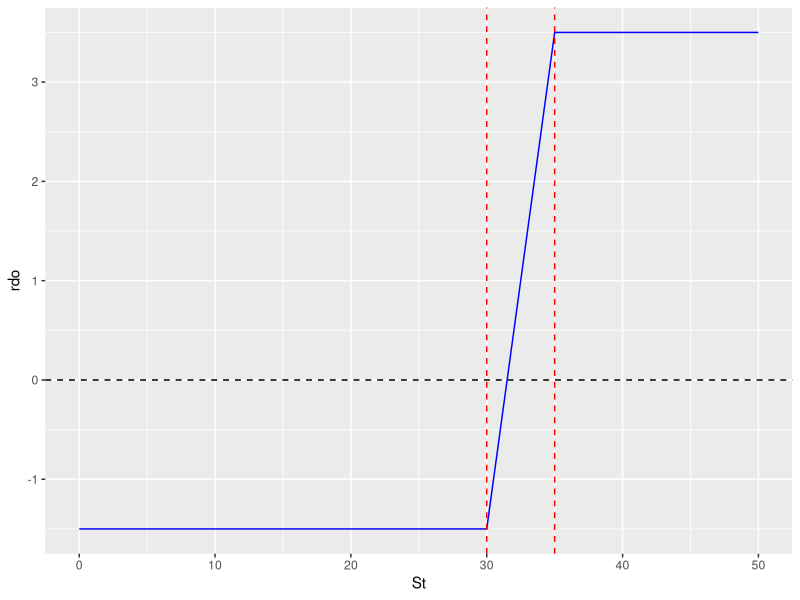
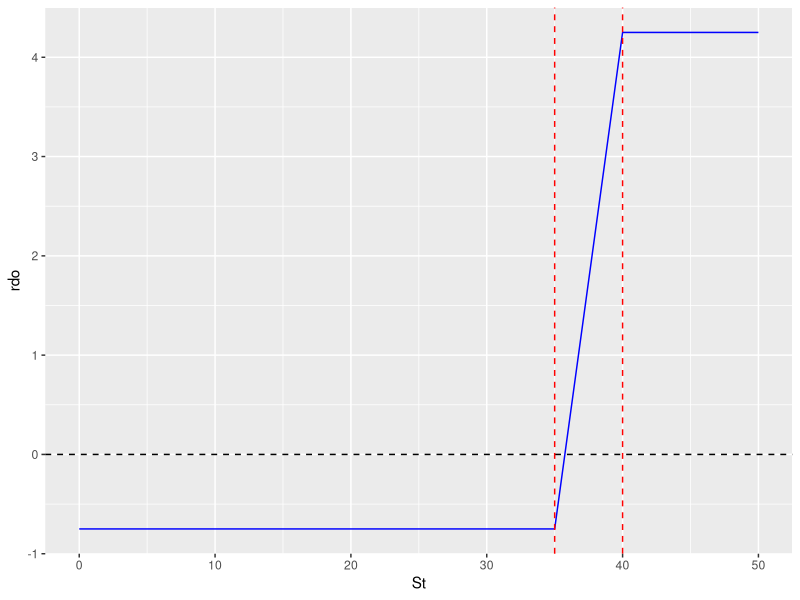
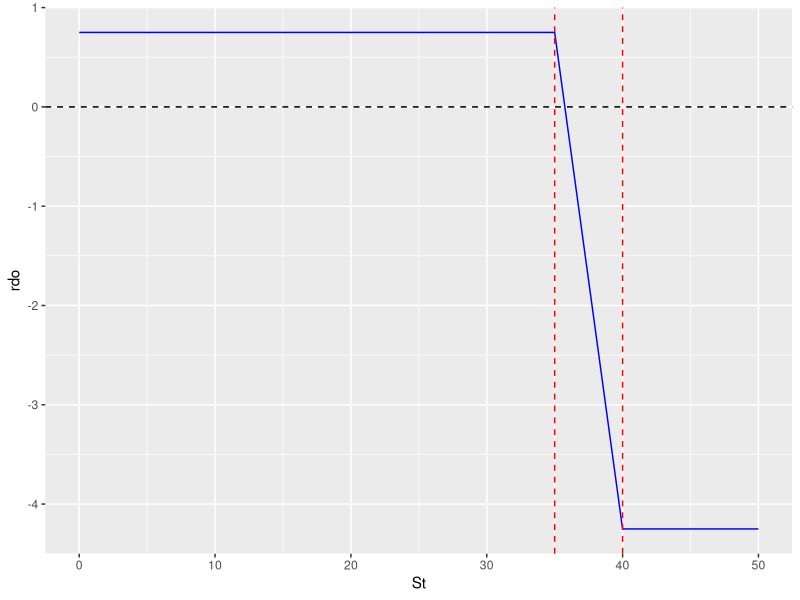
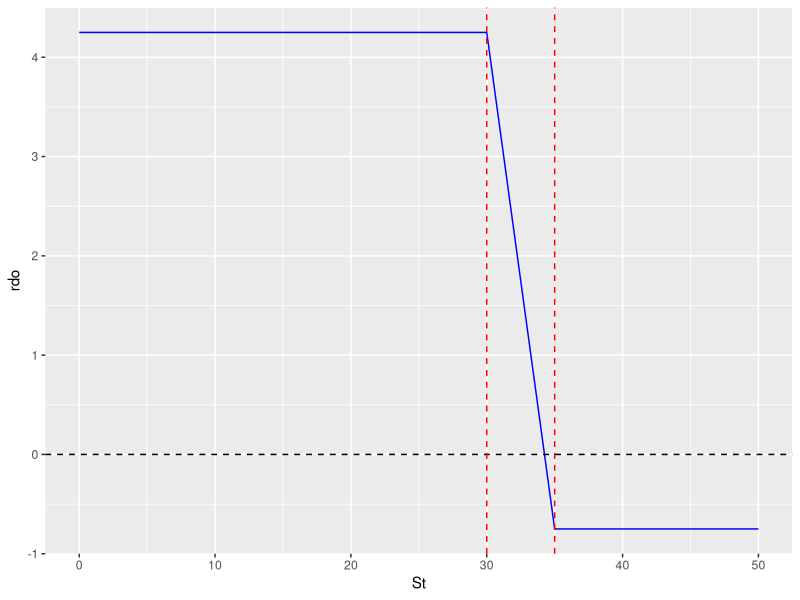
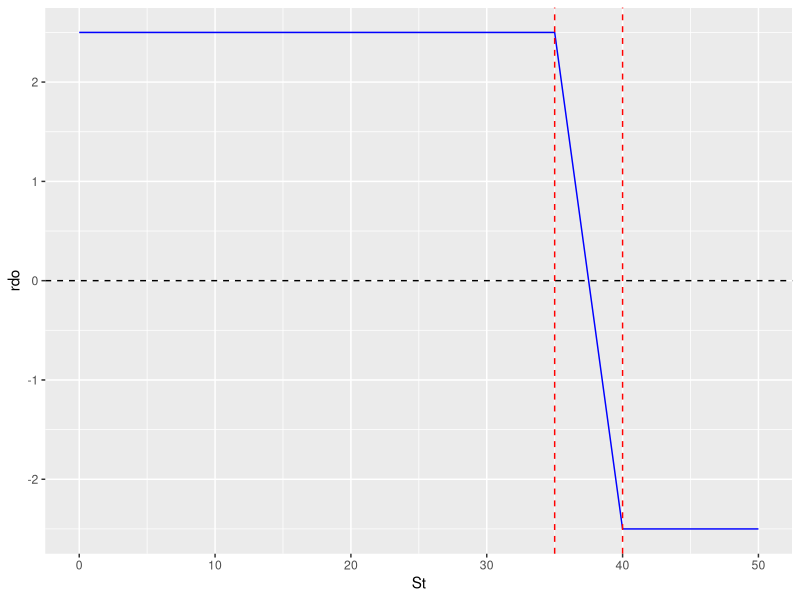
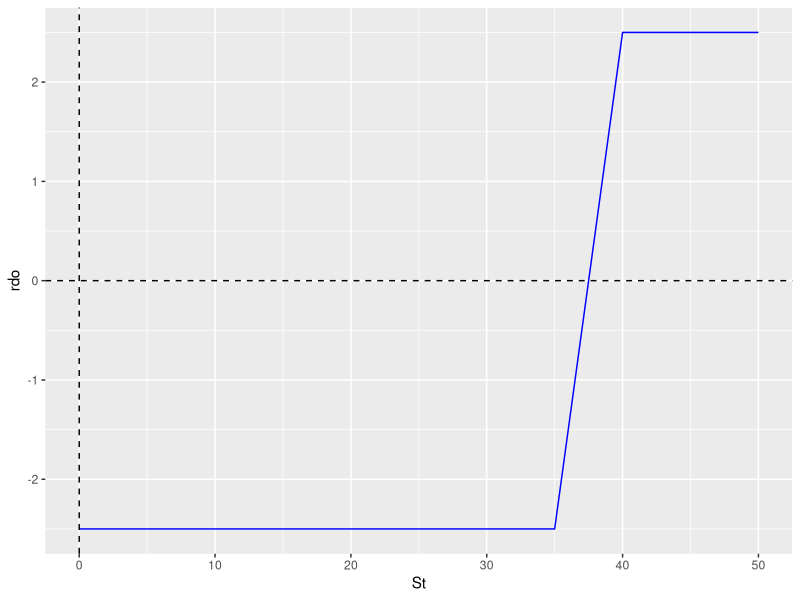
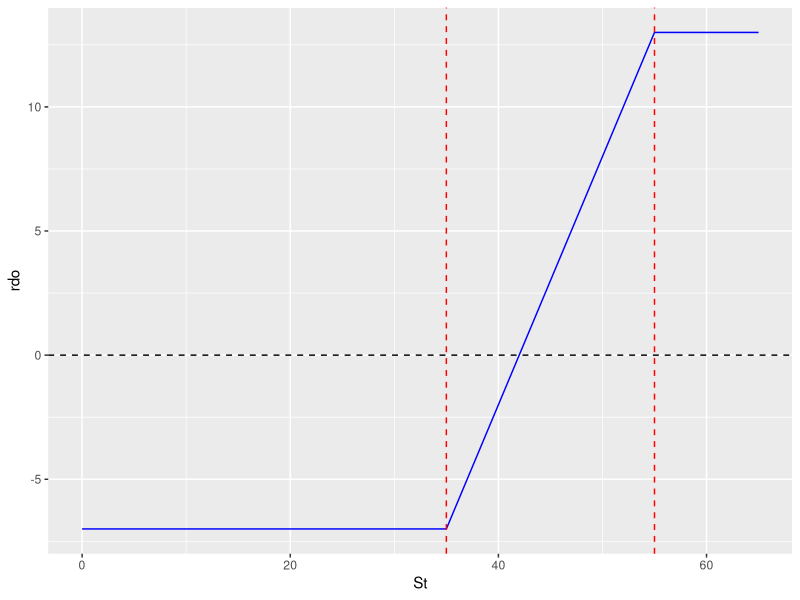
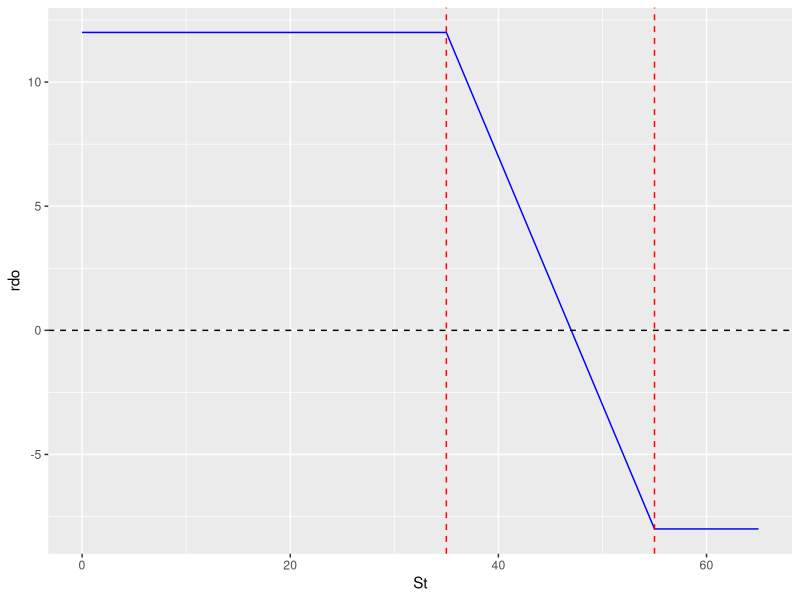

Reproduce these figures in R, in order.
#Bull spread calls con compra K1 y venta K2, con k1<k2
#install.packages("ggplot2")
library(ggplot2)
opciones <- data.frame(
  Opcion = c("Call_1","Call_2","Call_3","Put_1","Put_2","Put_3"),
  Strike = c(30, 35, 40, 30, 35, 40),
  Prima  = c(3.00, 1.50, 0.75, 1.75, 2.50, 5.00),
  Tipo   = c("Call","Call","Call","Put","Put","Put")
)
c1 <- opciones[opciones$Opcion=="Call_1", ]
c2 <- opciones[opciones$Opcion=="Call_2", ]
c3 <- opciones[opciones$Opcion=="Call_3", ]
p1 <- opciones[opciones$Opcion=="Put_1", ]
p2 <- opciones[opciones$Opcion=="Put_2", ]
p3 <- opciones[opciones$Opcion=="Put_3", ]

BullSpread_Call <- function(K1, K2, Prima1, Prima2,n){
  St <- seq(0, n, by = 0.5)
  rdo <- ifelse(St < K1,
                Prima2 - Prima1,
                ifelse(St < K2,
                       Prima2 - Prima1 + St - K1,
                       Prima2 - Prima1 + K2 - K1))
  df = data.frame(St, rdo)
  gg_fx = ggplot(df, aes(x=St, y=rdo)) +
    geom_line(colour="blue") +
    geom_hline(yintercept=0, linetype=2) +
    geom_vline(xintercept=K1, linetype=2, colour="red") +
    geom_vline(xintercept=K2, linetype=2, colour="red") 
  return(gg_fx)} 
#el que tiene menor k es el que tiene que ser compra/long y va como K1
BullSpread_Call(c1$Strike, c2$Strike, c1$Prima, c2$Prima,50)
BullSpread_Call(c2$Strike, c3$Strike, c2$Prima, c3$Prima,50)

BearSpread_Call <- function(K1, K2, Prima1, Prima2,n){
  St <- seq(0, n, by = 0.5)
  rdo <- ifelse(St < K1,
                Prima1 - Prima2,
                ifelse(St < K2,
                       Prima1 - Prima2 + K1 - St,
                       Prima1 - Prima2 + K1 - K2))
  df = data.frame(St, rdo)
  gg_fx = ggplot(df, aes(x=St, y=rdo)) +
    geom_line(colour="blue") +
    geom_hline(yintercept=0, linetype=2) +
    geom_vline(xintercept=K1, linetype=2, colour="red") +
    geom_vline(xintercept=K2, linetype=2, colour="red") 
  return(gg_fx)} 

#el que tiene menor k es el que tiene que ser venta/short y va como K1
BearSpread_Call(c2$Strike, c3$Strike, c2$Prima, c3$Prima,50)

BearSpread_Put <- function(K1, K2, Prima1, Prima2,n){
  St <- seq(0, n, by = 0.5)
  rdo <- ifelse(St < K1,
                Prima1 - Prima2 + K2 - K1,
                ifelse(St < K2,
                       Prima1 - Prima2 + K2 - St,
                       Prima1 - Prima2))
  df = data.frame(St, rdo)
  gg_fx = ggplot(df, aes(x=St, y=rdo)) +
    geom_line(colour="blue") +
    geom_hline(yintercept=0, linetype=2) +
    geom_vline(xintercept=K1, linetype=2, colour="red") +
    geom_vline(xintercept=K2, linetype=2, colour="red") 
  return(gg_fx)
} #el que tiene menor k es el que tiene que ser venta/short y va como K1
BearSpread_Put(p1$Strike, p2$Strike, p1$Prima, p2$Prima,50)
BearSpread_Put(p2$Strike, p3$Strike, p2$Prima, p3$Prima,50)

BullSpread_Put <- function(K1, K2, Prima1, Prima2){
  St <- seq(0, 50, by = 0.5)
  rdo <- ifelse(St < K1,
                Prima2 - Prima1 + K1 - K2,
                ifelse(St < K2,
                       Prima2 - Prima1 + St  - K2,
                       Prima2 - Prima1))
  df = data.frame(St, rdo)
  gg_fx = ggplot(data = df, aes(x = St, y = rdo)) + geom_line(colour="blue") + geom_hline(yintercept=0, linetype = 2) + geom_vline(xintercept=0, linetype=2)
  return(gg_fx)
} #el que tiene menor k es el que tiene que ser compra/long y va como K1
BullSpread_Put(p2$Strike, p3$Strike, p2$Prima, p3$Prima)


# Función para detectar arbitraje
ArbitrajeCall <- function(S0, K, r, T, prima_merc){
  precio_min <- max(0, S0 - K * exp(-r * T))
  precio_max <- S0 # Cota superior 
  if (prima_merc < precio_min){
    ganancia <- precio_min - prima_merc
    return(paste("Arbitraje: el call está demasiado barato.",
                 "Comprar el call genera ganancia segura de", round(ganancia, 5)))
    #compro call, vendo subyacente e invierto, ejerzo el call en T. 
  } else if (prima_merc > precio_max){
    ganancia_min <- prima_merc - precio_max
    return(paste("Arbitraje: el call está demasiado caro.",
                 "Vender el call genera ganancia segura de", round(ganancia_min, 5)))
    #vendo call y compro subyacente, como mucho obtengo K en T.
  } else {
    return("No hay arbitraje: la prima está entre las cotas mínima y máxima")
  }}
ArbitrajeCall(33,30,0.12,3/12,2)
#5 - 33 + 30*exp(-0.12*3/12) ejemplo que si la prima es 5 es mayor a la cota mínima pero dependo de que St 
#sea mayor que K en T para no recurrir en pérdidas

ArbitrajePut <- function(S0, K, r, T, prima_merc){
  precio_min <- max(0, K * exp(-r * T) - S0)   # cota inferior
  precio_max <- K * exp(-r * T)                # cota superior
  if (prima_merc < precio_min){
    ganancia <- precio_min - prima_merc
    return(paste("Arbitraje: la put está demasiado barata.",
                 "Comprar la put y cubrir genera ganancia segura de", round(ganancia, 2)))
    #compro subyancente con préstamo, compro put, ejerzo put en T y con eso pago préstamo.
  } else if (prima_merc > precio_max){
    ganancia_min <- prima_merc - precio_max
    return(paste("Arbitraje: la put está demasiado cara.",
                 "Vender la put genera ganancia mínima inmediata de", round(ganancia_min, 2),
                 "ya que el máximo que pagás al vencimiento es K."))
    #vendo put e invierto y como mucho pago K en T
  } else {
    return("No hay arbitraje: la prima está entre las cotas mínima y máxima")
  }}
ArbitrajePut(33,40,0.12,3/12,5)

ArbitrajeCall(34,30,0.08,2/12,3)
ArbitrajePut(34,40,0.08,2/12,5)

#Ejercicio 2
opciones2 <- data.frame(
  Opcion = c("Call_1","Call_2","Call_3","Put_1","Put_2","Put_3"),
  Tipo   = c("Call","Call","Call","Put","Put","Put"),
  Strike = c(35, 45, 55, 35, 45, 55),
  Prima  = c(9.00, 4.50, 2.00, 2.00, 5.00, 10.00)
)

c1_2 <- opciones2[opciones2$Opcion=="Call_1", ]
c2_2 <- opciones2[opciones2$Opcion=="Call_2", ]
c3_2 <- opciones2[opciones2$Opcion=="Call_3", ]
p1_2 <- opciones2[opciones2$Opcion=="Put_1", ]
p2_2 <- opciones2[opciones2$Opcion=="Put_2", ]
p3_2 <- opciones2[opciones2$Opcion=="Put_3", ]

BullSpread_Call(c1_2$Strike, c3_2$Strike, c1_2$Prima, c3_2$Prima,65)
BearSpread_Put(p1_2$Strike, p3_2$Strike, p1_2$Prima, p3_2$Prima,65)

ArbitrajeCall(44,35,0.05,3/12,9)
ArbitrajePut(44,55,0.05,3/12,10)
